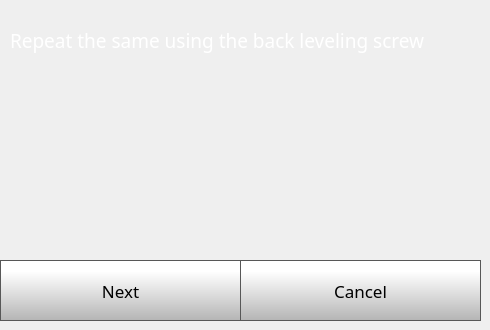
    <widget class="QWidget" name="quickStep4Page">
     <widget class="QPushButton" name="quickStep4NextButton">
      <property name="geometry">
       <rect>
        <x>0</x>
        <y>260</y>
        <width>241</width>
        <height>61</height>
       </rect>
      </property>
      <property name="font">
       <font>
        <family>Gotham</family>
        <pointsize>13</pointsize>
       </font>
      </property>
      <property name="styleSheet">
       <string notr="true">QPushButton {
     border: 1px solid rgb(87, 87, 87);
	background-color: qlineargradient(spread:pad, x1:0, y1:1, x2:0, y2:0.188, stop:0 rgba(180, 180, 180, 255), stop:1 rgba(255, 255, 255, 255));


}

QPushButton:pressed {
    background-color: qlineargradient(x1: 0, y1: 0, x2: 0, y2: 1,
                                      stop: 0 #dadbde, stop: 1 #f6f7fa);
}

QPushButton:flat {
    border: none; /* no border for a flat push button */
}

QPushButton:default {
    border-color: navy; /* make the default button prominent */
}

QPushButton:focus {
	outline: none;
}</string>
      </property>
      <property name="text">
       <string>Next</string>
      </property>
      <property name="iconSize">
       <size>
        <width>40</width>
        <height>40</height>
       </size>
      </property>
     </widget>
     <widget class="QPushButton" name="quickStep4CancelButton">
      <property name="geometry">
       <rect>
        <x>240</x>
        <y>260</y>
        <width>241</width>
        <height>61</height>
       </rect>
      </property>
      <property name="font">
       <font>
        <family>Gotham</family>
        <pointsize>13</pointsize>
       </font>
      </property>
      <property name="styleSheet">
       <string notr="true">QPushButton {
     border: 1px solid rgb(87, 87, 87);
	background-color: qlineargradient(spread:pad, x1:0, y1:1, x2:0, y2:0.188, stop:0 rgba(180, 180, 180, 255), stop:1 rgba(255, 255, 255, 255));


}

QPushButton:pressed {
    background-color: qlineargradient(x1: 0, y1: 0, x2: 0, y2: 1,
                                      stop: 0 #dadbde, stop: 1 #f6f7fa);
}

QPushButton:flat {
    border: none; /* no border for a flat push button */
}

QPushButton:default {
    border-color: navy; /* make the default button prominent */
}

QPushButton:focus {
	outline: none;
}</string>
      </property>
      <property name="text">
       <string>Cancel</string>
      </property>
      <property name="iconSize">
       <size>
        <width>40</width>
        <height>40</height>
       </size>
      </property>
     </widget>
     <widget class="QLabel" name="calibrateLabel_12">
      <property name="geometry">
       <rect>
        <x>10</x>
        <y>10</y>
        <width>471</width>
        <height>61</height>
       </rect>
      </property>
      <property name="font">
       <font>
        <family>Gotham</family>
        <pointsize>14</pointsize>
        <weight>50</weight>
        <bold>false</bold>
       </font>
      </property>
      <property name="styleSheet">
       <string notr="true">color: rgb(255, 255, 255);</string>
      </property>
      <property name="text">
       <string>Repeat the same using the back leveling screw</string>
      </property>
      <property name="wordWrap">
       <bool>true</bool>
      </property>
     </widget>
    </widget>
